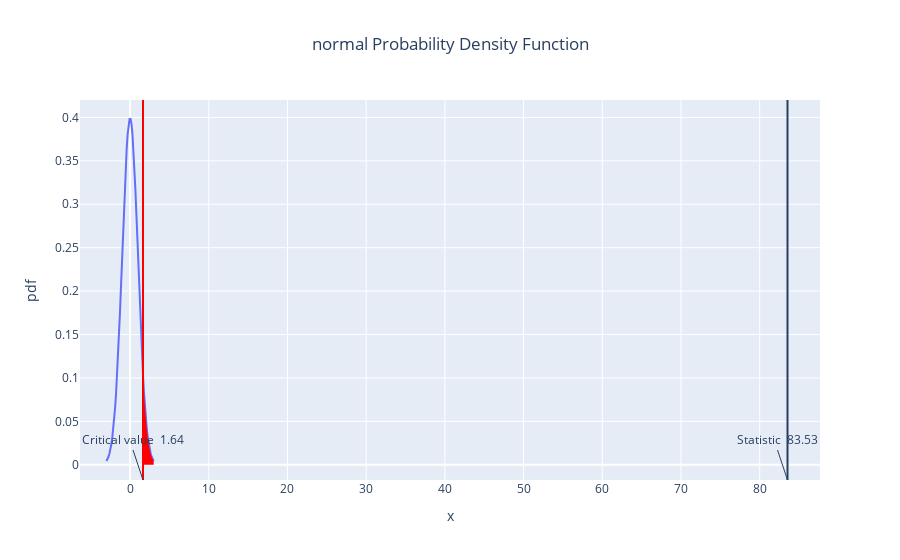

Notebook cell for this chart:
### Markdown cell above
**5) Error rate — H₀: p_err_test − p_err_ctrl ≥ 0 (one-sided “smaller”)**

### Code cell
# Define error as "at least one back-jump" over the process
err_c = int(kpis_control['n_back_jumps']); base_c = int(kpis_control['n_processes'])
err_t = int(kpis_test['n_back_jumps']); base_t =int(kpis_test['n_processes'])

res_err = two_proportion_ztest(err_t, base_t, err_c, base_c, alternative='smaller', diff0=0.005, alpha=alpha)
print(res_err)

show_statistical_test(
    statistic=res_err['z_stat'],
    alpha=alpha,
    n=max(res_err['n_test'], res_err['n_control']),
    distribution='normal',
    alternative='greater'  # test is "smaller" → lower tail
)

### Figure 1 — Plotly figure (JSON) as saved in the notebook; plotly's stock layout.template omitted (floating-point values rounded to 4 significant figures)
{"data": [{"hovertemplate": "x=%{x}<br>pdf=%{y}<extra></extra>", "legendgroup": "", "line": {"color": "#636efa", "dash": "solid"}, "marker": {"symbol": "circle"}, "mode": "lines", "name": "", "orientation": "v", "showlegend": false, "type": "scatter", "x": [-3.0, -2.878, -2.755, -2.633, -2.51, -2.388, -2.265, -2.143, -2.02, -1.898, -1.776, -1.653, -1.531, -1.408, -1.286, -1.163, -1.041, -0.9184, -0.7959, -0.6735, -0.551, -0.4286, -0.3061, -0.1837, -0.06122, 0.06122, 0.1837, 0.3061, 0.4286, 0.551, 0.6735, 0.7959, 0.9184, 1.041, 1.163, 1.286, 1.408, 1.531, 1.653, 1.776, 1.898, 2.02, 2.143, 2.265, 2.388, 2.51, 2.633, 2.755, 2.878, 3.0], "xaxis": "x", "y": [0.004432, 0.006351, 0.008967, 0.01247, 0.01709, 0.02306, 0.03066, 0.04016, 0.05182, 0.06587, 0.08248, 0.1017, 0.1236, 0.148, 0.1746, 0.2028, 0.2321, 0.2617, 0.2906, 0.318, 0.3428, 0.3639, 0.3807, 0.3923, 0.3982, 0.3982, 0.3923, 0.3807, 0.3639, 0.3428, 0.318, 0.2906, 0.2617, 0.2321, 0.2028, 0.1746, 0.148, 0.1236, 0.1017, 0.08248, 0.06587, 0.05182, 0.04016, 0.03066, 0.02306, 0.01709, 0.01247, 0.008967, 0.006351, 0.004432], "yaxis": "y"}, {"fill": "tozeroy", "fillcolor": "red", "mode": "none", "type": "scatter", "x": [1.645, 1.673, 1.7, 1.728, 1.755, 1.783, 1.811, 1.838, 1.866, 1.894, 1.921, 1.949, 1.977, 2.004, 2.032, 2.06, 2.087, 2.115, 2.143, 2.17, 2.198, 2.226, 2.253, 2.281, 2.309, 2.336, 2.364, 2.392, 2.419, 2.447, 2.475, 2.502, 2.53, 2.558, 2.585, 2.613, 2.64, 2.668, 2.696, 2.723, 2.751, 2.779, 2.806, 2.834, 2.862, 2.889, 2.917, 2.945, 2.972, 3.0], "y": [0.1031, 0.09851, 0.09402, 0.08967, 0.08545, 0.08137, 0.07743, 0.07362, 0.06994, 0.0664, 0.06299, 0.0597, 0.05655, 0.05352, 0.05061, 0.04783, 0.04516, 0.04261, 0.04018, 0.03785, 0.03563, 0.03352, 0.03151, 0.02959, 0.02777, 0.02604, 0.0244, 0.02285, 0.02138, 0.01999, 0.01867, 0.01743, 0.01626, 0.01516, 0.01412, 0.01314, 0.01222, 0.01135, 0.01054, 0.009779, 0.009066, 0.008399, 0.007775, 0.007191, 0.006647, 0.006138, 0.005665, 0.005224, 0.004813, 0.004432]}], "layout": {"annotations": [{"text": "Critical value  1.64", "x": 1.645, "xref": "x", "y": 0, "yanchor": "bottom", "yref": "paper"}, {"text": "Statistic  83.53", "x": 83.53, "xref": "x", "y": 0, "yanchor": "bottom", "yref": "paper"}], "legend": {"tracegroupgap": 0}, "shapes": [{"line": {"color": "red"}, "type": "line", "x0": 1.645, "x1": 1.645, "xref": "x", "y0": 0, "y1": 1, "yref": "y domain"}, {"type": "line", "x0": 83.53, "x1": 83.53, "xref": "x", "y0": 0, "y1": 1, "yref": "y domain"}], "showlegend": false, "title": {"text": "normal Probability Density Function", "x": 0.5}, "xaxis": {"anchor": "y", "domain": [0, 1], "title": {"text": "x"}}, "yaxis": {"anchor": "x", "domain": [0, 1], "title": {"text": "pdf"}}}}
